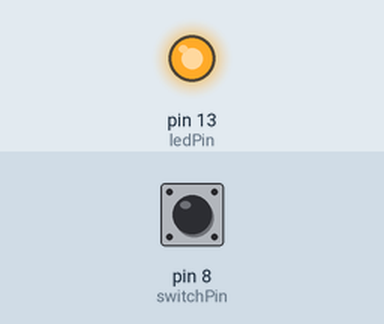
This sketch was run on a simulated Arduino Uno, built with avr-gcc and run on an emulated ATmega328P. Parts: output pins drawn as LEDs (lit = HIGH). The test bench sets the inputs (shaded band); at power-on: pin 8 (switchPin) HIGH. What the sketch prints to the serial monitor is not drawn.

Above: at 1.2 s.
1.3 s: pin 8 (switchPin) pulled LOW for 0.15 s
At 2.5 s:
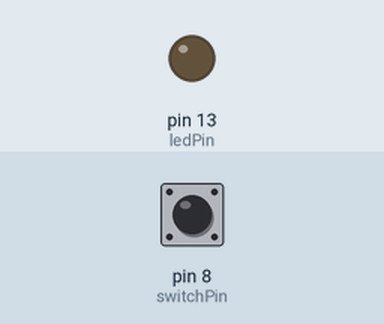
3.0 s: pin 8 (switchPin) pulled LOW for 1 s
At 5.0 s:
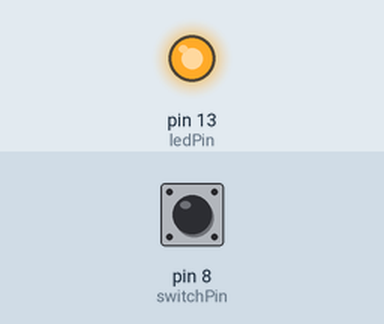
5.5 s: pin 8 (switchPin) pulled LOW for 3.2 s
At 9.9 s:
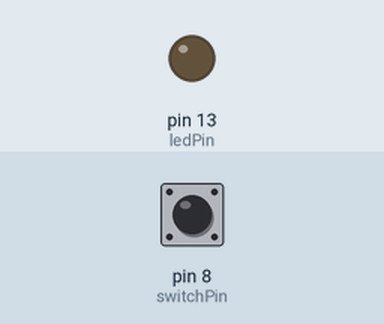
Timing chart, 0 to 11.4 s (numbered marks = the images above; inputs shaded):
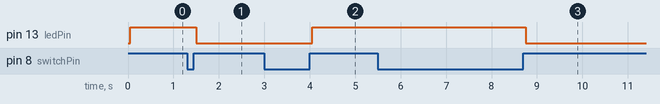

Measured:
- after the input at 1.3 s, pin 13 (ledPin): HIGH → LOW after 0.20 s
- after the input at 3.0 s, pin 13 (ledPin): LOW → HIGH after 1.1 s
- after the input at 5.5 s, pin 13 (ledPin): HIGH → LOW after 3.3 s

The sketch:

Jeremy_Blum_Tutorials_3.ino
```cpp
//switching through debouncing
int switchPin = 8;
int ledPin = 13;
// two codes that will keep track of the button states
boolean lastButton = LOW;
boolean ledOn = false;
// put a currentButton variable:
boolean currentButton = LOW;

void setup() {
  pinMode(switchPin, INPUT);
  pinMode(ledPin, OUTPUT);
  Serial.begin(9600);
}

//add a function for debouncing - the class type is boolean.
// Function: Reads the button state, compare it to the last button state,
boolean debounce(boolean last){ // the argument of the function takes logic type variable of any name.
  boolean current = digitalRead(switchPin);
  // add and argument to compare button states, to tell if someone hit the switch:
  if (last != current){
    delay(50); // add a delay, which is still faster than the human reflex (5 ms).
    current = digitalRead(switchPin);
  }
  return current; //returns the value of the current state
}

void loop() {
  currentButton = debounce(lastButton); //use the defined function "debounce"
                                        //to check the current button state.
  Serial.println(currentButton);
  if(lastButton == LOW && currentButton == HIGH){
    ledOn = !ledOn; //reverse the state of ledOn.
    //lastButton = HIGH; //not needed now, due to the debounce function takes care of it.
  }
    lastButton = currentButton;
  digitalWrite(ledPin, ledOn); //will turn on the LED if the switchPin input is HIGH.
}
```
